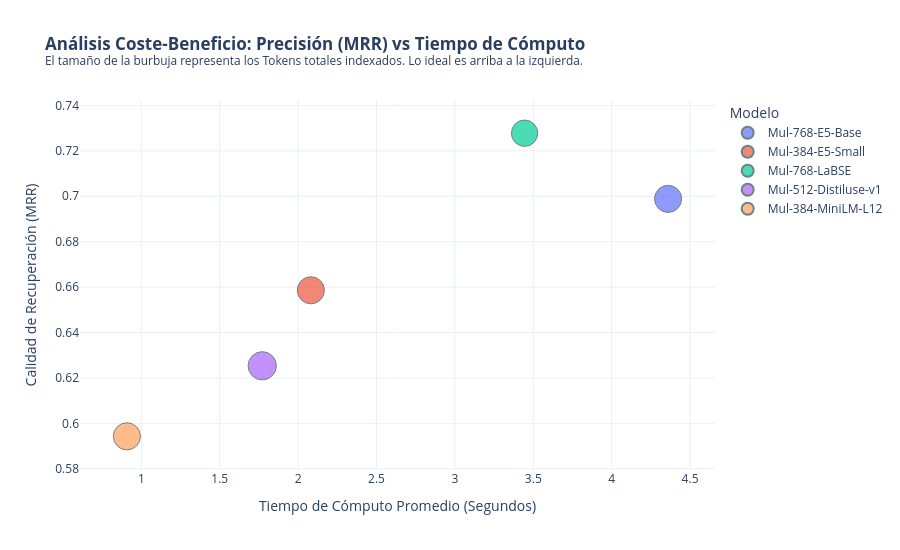
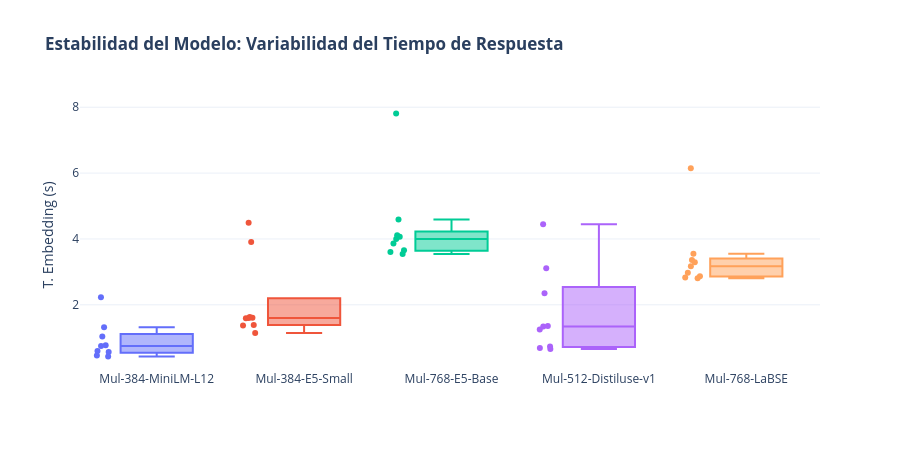

The notebook cell these images were saved under, in order:
### Markdown cell above
## ⏱️ 3. Análisis de Eficiencia, Tiempos y Consumo de Recursos

Un modelo con un MRR perfecto puede ser inviable si introduce una latencia alta en producción o desborda la memoria RAM disponible. Buscamos el punto óptimo (*Sweet Spot*).

### Code cell
# 1. Gráfico de Dispersión: Precisión vs Velocidad
fig_tradeoff = px.scatter(
    df_promedios, 
    x='T. Embedding (s)', 
    y='MRR', 
    color='Modelo',
    size='Total Tokens',
    hover_data=['RAM (MB)'],
    title='<b>Análisis Coste-Beneficio: Precisión (MRR) vs Tiempo de Cómputo</b><br><sup>El tamaño de la burbuja representa los Tokens totales indexados. Lo ideal es arriba a la izquierda.</sup>',
    labels={'T. Embedding (s)': 'Tiempo de Cómputo Promedio (Segundos)', 'MRR': 'Calidad de Recuperación (MRR)'}
)
fig_tradeoff.update_traces(marker=dict(line=dict(width=1, color='DarkSlateGrey')))
fig_tradeoff.update_layout(height=550)
fig_tradeoff.show()

# 2. Variabilidad del Tiempo (Boxplot con los datos completos)
fig_box = px.box(
    df_completos, 
    x='Modelo', 
    y='T. Embedding (s)', 
    color='Modelo',
    title='<b>Estabilidad del Modelo: Variabilidad del Tiempo de Respuesta</b>',
    points='all'
)
fig_box.update_layout(height=450, showlegend=False, xaxis_title='')
fig_box.show()

### Figure 1 — Plotly figure (JSON) as saved in the notebook; plotly's stock layout.template omitted (floating-point values rounded to 4 significant figures)
{"data": [{"customdata": [[3739.0]], "hovertemplate": "Modelo=Mul-768-E5-Base<br>Tiempo de Cómputo Promedio (Segundos)=%{x}<br>Calidad de Recuperación (MRR)=%{y}<br>Total Tokens=%{marker.size}<br>RAM (MB)=%{customdata[0]}<extra></extra>", "legendgroup": "Mul-768-E5-Base", "marker": {"color": "#636efa", "line": {"color": "DarkSlateGrey", "width": 1}, "size": [5397.0], "sizemode": "area", "sizeref": 14.68, "symbol": "circle"}, "mode": "markers", "name": "Mul-768-E5-Base", "orientation": "v", "showlegend": true, "type": "scatter", "x": [4.36], "xaxis": "x", "y": [0.6989], "yaxis": "y"}, {"customdata": [[3596.0]], "hovertemplate": "Modelo=Mul-384-E5-Small<br>Tiempo de Cómputo Promedio (Segundos)=%{x}<br>Calidad de Recuperación (MRR)=%{y}<br>Total Tokens=%{marker.size}<br>RAM (MB)=%{customdata[0]}<extra></extra>", "legendgroup": "Mul-384-E5-Small", "marker": {"color": "#EF553B", "line": {"color": "DarkSlateGrey", "width": 1}, "size": [5397.0], "sizemode": "area", "sizeref": 14.68, "symbol": "circle"}, "mode": "markers", "name": "Mul-384-E5-Small", "orientation": "v", "showlegend": true, "type": "scatter", "x": [2.081], "xaxis": "x", "y": [0.6586], "yaxis": "y"}, {"customdata": [[3888.0]], "hovertemplate": "Modelo=Mul-768-LaBSE<br>Tiempo de Cómputo Promedio (Segundos)=%{x}<br>Calidad de Recuperación (MRR)=%{y}<br>Total Tokens=%{marker.size}<br>RAM (MB)=%{customdata[0]}<extra></extra>", "legendgroup": "Mul-768-LaBSE", "marker": {"color": "#00cc96", "line": {"color": "DarkSlateGrey", "width": 1}, "size": [5090.0], "sizemode": "area", "sizeref": 14.68, "symbol": "circle"}, "mode": "markers", "name": "Mul-768-LaBSE", "orientation": "v", "showlegend": true, "type": "scatter", "x": [3.444], "xaxis": "x", "y": [0.7278], "yaxis": "y"}, {"customdata": [[3865.0]], "hovertemplate": "Modelo=Mul-512-Distiluse-v1<br>Tiempo de Cómputo Promedio (Segundos)=%{x}<br>Calidad de Recuperación (MRR)=%{y}<br>Total Tokens=%{marker.size}<br>RAM (MB)=%{customdata[0]}<extra></extra>", "legendgroup": "Mul-512-Distiluse-v1", "marker": {"color": "#ab63fa", "line": {"color": "DarkSlateGrey", "width": 1}, "size": [5872.0], "sizemode": "area", "sizeref": 14.68, "symbol": "circle"}, "mode": "markers", "name": "Mul-512-Distiluse-v1", "orientation": "v", "showlegend": true, "type": "scatter", "x": [1.771], "xaxis": "x", "y": [0.6253], "yaxis": "y"}, {"customdata": [[3543.0]], "hovertemplate": "Modelo=Mul-384-MiniLM-L12<br>Tiempo de Cómputo Promedio (Segundos)=%{x}<br>Calidad de Recuperación (MRR)=%{y}<br>Total Tokens=%{marker.size}<br>RAM (MB)=%{customdata[0]}<extra></extra>", "legendgroup": "Mul-384-MiniLM-L12", "marker": {"color": "#FFA15A", "line": {"color": "DarkSlateGrey", "width": 1}, "size": [5397.0], "sizemode": "area", "sizeref": 14.68, "symbol": "circle"}, "mode": "markers", "name": "Mul-384-MiniLM-L12", "orientation": "v", "showlegend": true, "type": "scatter", "x": [0.9078], "xaxis": "x", "y": [0.5943], "yaxis": "y"}], "layout": {"height": 550, "legend": {"itemsizing": "constant", "title": {"text": "Modelo"}, "tracegroupgap": 0}, "title": {"text": "<b>Análisis Coste-Beneficio: Precisión (MRR) vs Tiempo de Cómputo</b><br><sup>El tamaño de la burbuja representa los Tokens totales indexados. Lo ideal es arriba a la izquierda.</sup>"}, "xaxis": {"anchor": "y", "domain": [0, 1], "title": {"text": "Tiempo de Cómputo Promedio (Segundos)"}}, "yaxis": {"anchor": "x", "domain": [0, 1], "title": {"text": "Calidad de Recuperación (MRR)"}}}}

### Figure 2 — Plotly figure (JSON) as saved in the notebook; plotly's stock layout.template omitted (floating-point values rounded to 4 significant figures)
{"data": [{"alignmentgroup": "True", "boxpoints": "all", "hovertemplate": "Modelo=%{x}<br>T. Embedding (s)=%{y}<extra></extra>", "legendgroup": "Mul-384-MiniLM-L12", "marker": {"color": "#636efa"}, "name": "Mul-384-MiniLM-L12", "notched": false, "offsetgroup": "Mul-384-MiniLM-L12", "orientation": "v", "showlegend": true, "type": "box", "x": ["Mul-384-MiniLM-L12", "Mul-384-MiniLM-L12", "Mul-384-MiniLM-L12", "Mul-384-MiniLM-L12", "Mul-384-MiniLM-L12", "Mul-384-MiniLM-L12", "Mul-384-MiniLM-L12", "Mul-384-MiniLM-L12", "Mul-384-MiniLM-L12"], "x0": " ", "xaxis": "x", "y": [1.04, 1.32, 2.23, 0.6, 0.77, 0.75, 0.43, 0.46, 0.57], "y0": " ", "yaxis": "y"}, {"alignmentgroup": "True", "boxpoints": "all", "hovertemplate": "Modelo=%{x}<br>T. Embedding (s)=%{y}<extra></extra>", "legendgroup": "Mul-384-E5-Small", "marker": {"color": "#EF553B"}, "name": "Mul-384-E5-Small", "notched": false, "offsetgroup": "Mul-384-E5-Small", "orientation": "v", "showlegend": true, "type": "box", "x": ["Mul-384-E5-Small", "Mul-384-E5-Small", "Mul-384-E5-Small", "Mul-384-E5-Small", "Mul-384-E5-Small", "Mul-384-E5-Small", "Mul-384-E5-Small", "Mul-384-E5-Small", "Mul-384-E5-Small"], "x0": " ", "xaxis": "x", "y": [1.14, 3.91, 4.49, 1.39, 1.61, 1.63, 1.6, 1.37, 1.59], "y0": " ", "yaxis": "y"}, {"alignmentgroup": "True", "boxpoints": "all", "hovertemplate": "Modelo=%{x}<br>T. Embedding (s)=%{y}<extra></extra>", "legendgroup": "Mul-768-E5-Base", "marker": {"color": "#00cc96"}, "name": "Mul-768-E5-Base", "notched": false, "offsetgroup": "Mul-768-E5-Base", "orientation": "v", "showlegend": true, "type": "box", "x": ["Mul-768-E5-Base", "Mul-768-E5-Base", "Mul-768-E5-Base", "Mul-768-E5-Base", "Mul-768-E5-Base", "Mul-768-E5-Base", "Mul-768-E5-Base", "Mul-768-E5-Base", "Mul-768-E5-Base"], "x0": " ", "xaxis": "x", "y": [3.66, 4.59, 7.81, 3.6, 4.07, 4.11, 3.54, 3.86, 4.0], "y0": " ", "yaxis": "y"}, {"alignmentgroup": "True", "boxpoints": "all", "hovertemplate": "Modelo=%{x}<br>T. Embedding (s)=%{y}<extra></extra>", "legendgroup": "Mul-512-Distiluse-v1", "marker": {"color": "#ab63fa"}, "name": "Mul-512-Distiluse-v1", "notched": false, "offsetgroup": "Mul-512-Distiluse-v1", "orientation": "v", "showlegend": true, "type": "box", "x": ["Mul-512-Distiluse-v1", "Mul-512-Distiluse-v1", "Mul-512-Distiluse-v1", "Mul-512-Distiluse-v1", "Mul-512-Distiluse-v1", "Mul-512-Distiluse-v1", "Mul-512-Distiluse-v1", "Mul-512-Distiluse-v1", "Mul-512-Distiluse-v1"], "x0": " ", "xaxis": "x", "y": [2.35, 3.11, 4.45, 1.36, 1.25, 1.34, 0.69, 0.66, 0.73], "y0": " ", "yaxis": "y"}, {"alignmentgroup": "True", "boxpoints": "all", "hovertemplate": "Modelo=%{x}<br>T. Embedding (s)=%{y}<extra></extra>", "legendgroup": "Mul-768-LaBSE", "marker": {"color": "#FFA15A"}, "name": "Mul-768-LaBSE", "notched": false, "offsetgroup": "Mul-768-LaBSE", "orientation": "v", "showlegend": true, "type": "box", "x": ["Mul-768-LaBSE", "Mul-768-LaBSE", "Mul-768-LaBSE", "Mul-768-LaBSE", "Mul-768-LaBSE", "Mul-768-LaBSE", "Mul-768-LaBSE", "Mul-768-LaBSE", "Mul-768-LaBSE"], "x0": " ", "xaxis": "x", "y": [2.81, 3.55, 6.15, 2.83, 2.97, 3.36, 2.87, 3.17, 3.29], "y0": " ", "yaxis": "y"}], "layout": {"boxmode": "overlay", "height": 450, "legend": {"title": {"text": "Modelo"}, "tracegroupgap": 0}, "showlegend": false, "title": {"text": "<b>Estabilidad del Modelo: Variabilidad del Tiempo de Respuesta</b>"}, "xaxis": {"anchor": "y", "categoryarray": ["Mul-384-MiniLM-L12", "Mul-384-E5-Small", "Mul-768-E5-Base", "Mul-512-Distiluse-v1", "Mul-768-LaBSE"], "categoryorder": "array", "domain": [0, 1], "title": {"text": ""}}, "yaxis": {"anchor": "x", "domain": [0, 1], "title": {"text": "T. Embedding (s)"}}}}
